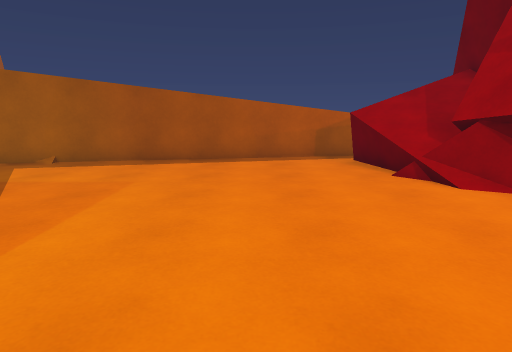
View 1 (above)

15 first-person views from a walk through a scene from a Unity 3-D project. The camera is 1.4 m above the floor, tilts 10° down and sees 75° across. The floor is counted in squares, 1 m on a side. Each view is taken from the middle of a square. On the plan, view 1 faces up. The plan holds only what a view shows up to about 15 squares ahead; the rest is blank. The place goes on beyond the plan.

View 2
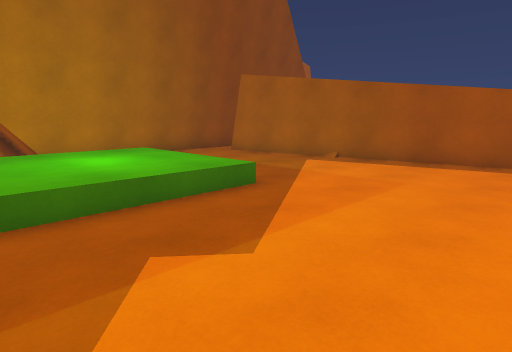

View 3
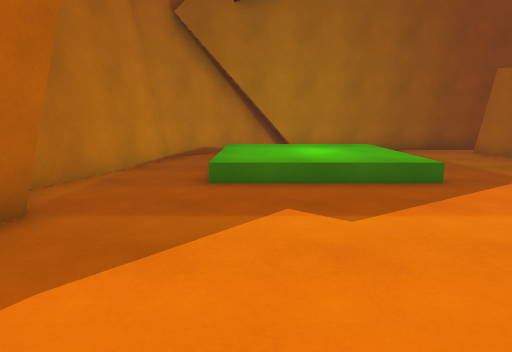

View 4
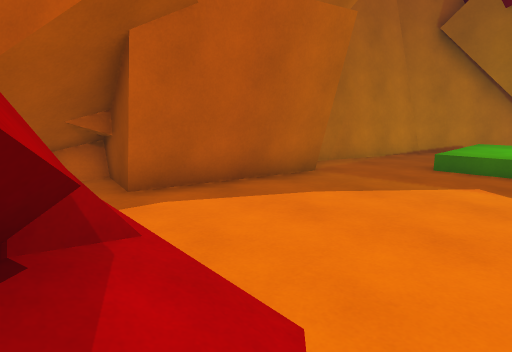

View 5
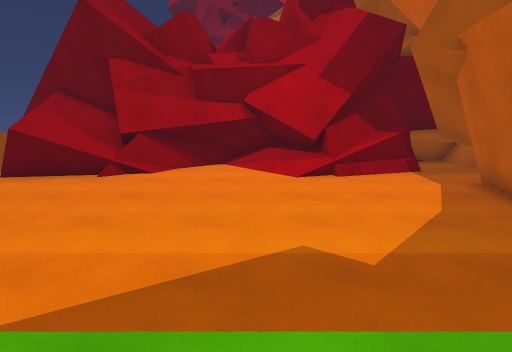

View 6
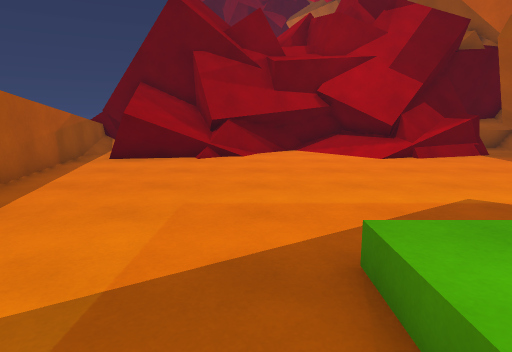

View 7
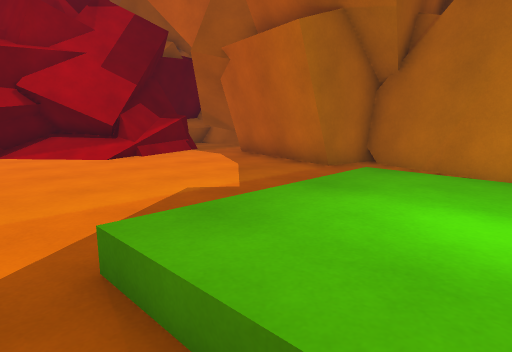

View 8
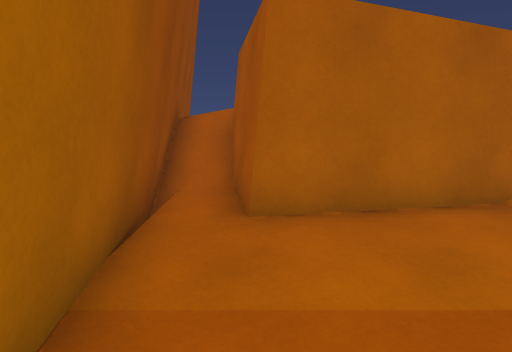

View 9
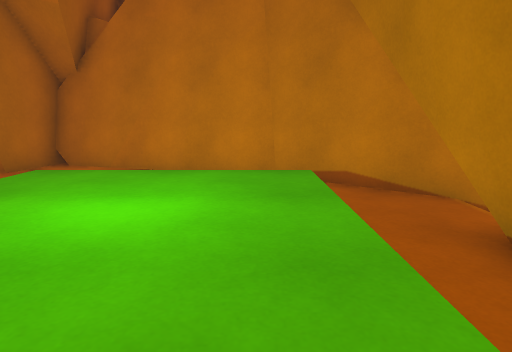

View 10
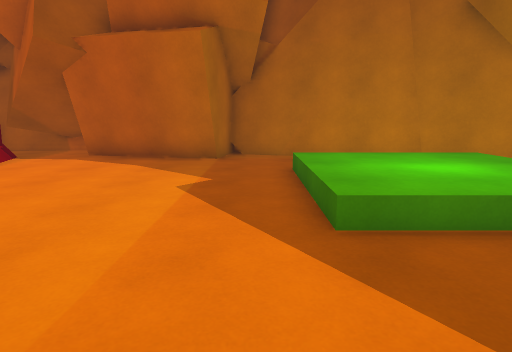

View 11
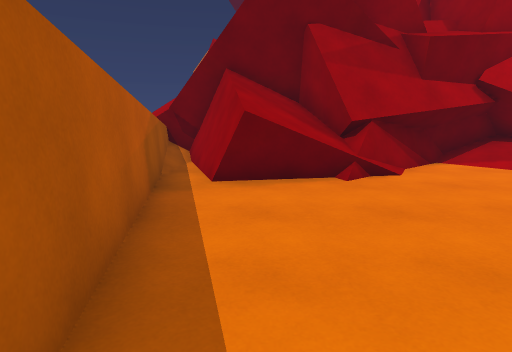

View 12
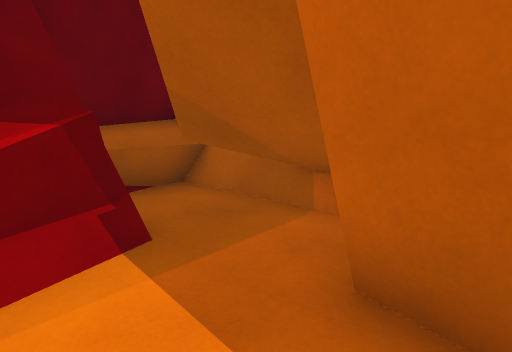

View 13
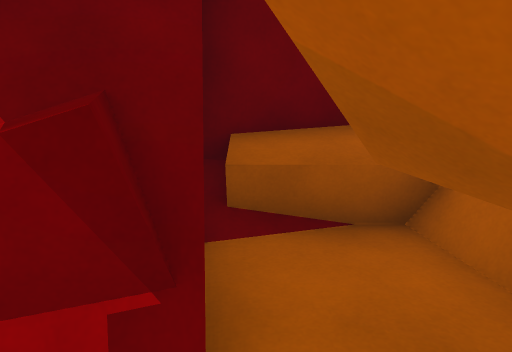

View 14
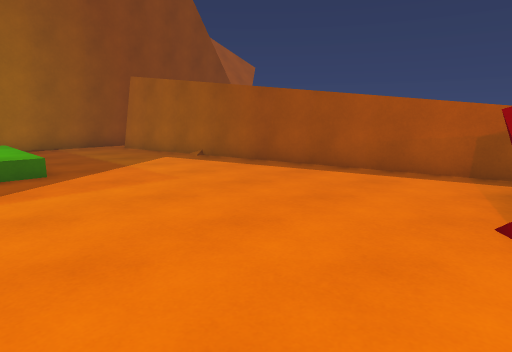

View 15
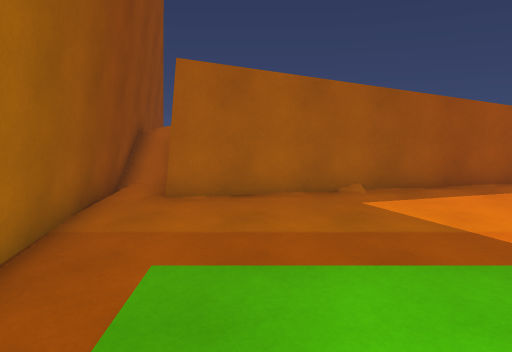

### Floor plan
Key: @ floor where view 1 was taken; # wall or solid block; . main floor; : floor 0.5 m higher than the main floor; + floor 2 m higher than the main floor; / step, stairs or slope; = window, fence, low wall or low ledge; ^ raised ledge; v drop or lower ground; O other object.
Columns run from 15 left of view 1 to 8 right of it. Each row starts with its distance up from view 1.
 16   #
 15   #
 14   #v
 13   #O#              ^^^^^
 12   #O#       ###^^^^#=###
 11   #.#  ######......####
 10   #.####..........##+##
  9   #................O
  8   ##...............=#
  7    #.............../##
  6    #................##
  5    #.//////..........##
  4    #./::::/..........##
  3    #./::::/........./##
  2 ####./::::/......../##
  1   ##//::::/........O##
  0   ##.//////....@...=##
 -1    ##..............^##
 -2     ###......##.....####
 -3       ####..######..^^^#
 -4          ####    ####^^#
 -5                  ####^^^
 -6                  #######

Positions as (right, up) in squares from view 1, and headings:
1: (0, 0), facing up
2: (0, 0), facing up-left
3: (2, 1), facing left
4: (5, 3), facing down-left
5: (-7, 3), facing right
6: (-8, 6), facing right
7: (-8, 6), facing down-right
8: (-11, 5), facing up
9: (-9, 6), facing down
10: (-4, 9), facing down
11: (-4, 10), facing right
12: (1, -1), facing down-right
13: (3, -3), facing right
14: (4, 3), facing up-left
15: (-9, 2), facing up
